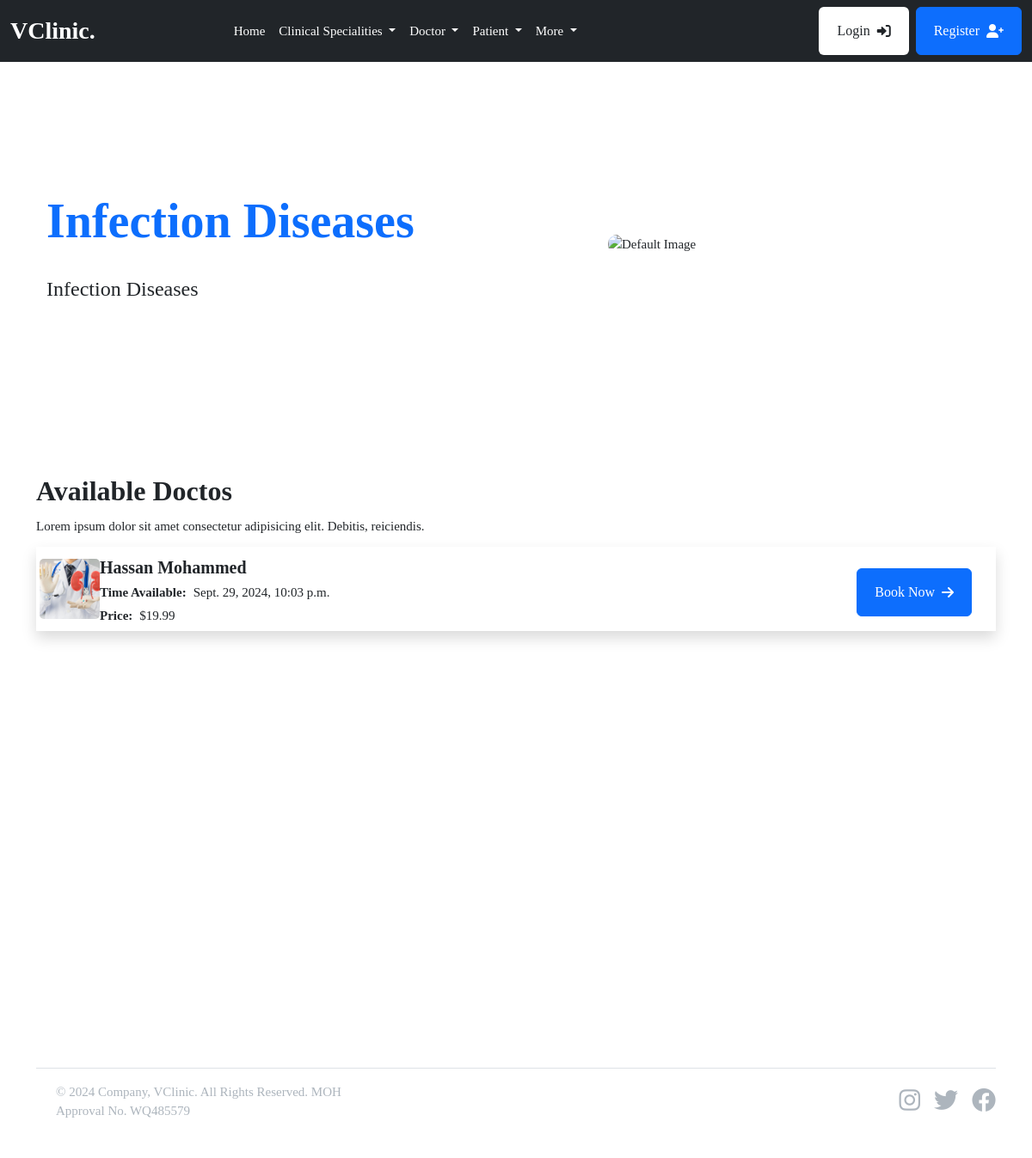
The page /service/1/ on the database its author committed.
### mainapp/models.py (models this page shows, shortened)
class Service(models.Model):
    image = models.FileField(upload_to="images", null=True, blank=True)
    name = models.CharField(max_length=255)         # name of clinical specialitis
    description = models.TextField(blank=True, null=True)       # description of clinical specialitis
    cost = models.DecimalField(max_digits=10, decimal_places=2)         # How mush the clinical specialitis cost
    available_doctors = models.ManyToManyField(doctor_models.Doctor, blank=True)        #every clinical specialitis have many doctors

### doctorapp/models.py (models this page shows, shortened)
class Doctor(models.Model):         #create a new model from scratch
    user = models.OneToOneField(userauth_models.User, on_delete=models.CASCADE)  #when we delete this user , we delete doctor, there should be only one doctor that has one user model
    image = models.FileField(upload_to='images', blank=True, null=True)
    full_name = models.CharField(max_length=100, blank=True, null=True)
    mobile = models.CharField(max_length=15, blank=True, null=True)
    country = models.CharField(max_length=100, null=True, blank=True)
    bio = models.CharField(max_length=100, null=True, blank=True)
    specializations = models.CharField(max_length=100, null=True, blank=True)
    qualifications = models.CharField(max_length=100, null=True, blank=True)
    years_of_experience = models.CharField(max_length=100, null=True, blank=True)
    next_available_appointment_date = models.DateTimeField(default=timezone.now, null=True, blank=True)

### mainapp/views.py (the view)
# urls.py: path("service/<service_id>/", views.service_detail, name="service_detail"),
def service_detail(request, service_id):
    service = base_models.Service.objects.get(id=service_id)    #acquire service from the database, use get because it get just one item
    context = {
        "service": service
    }
    return render(request, "mainapp/service_detail.html", context)

### templates/mainapp/service_detail.html
<!DOCTYPE html>
{% extends 'partials/base.html' %}
{% block content %}
<section class="container">
    <div class="row d-flex justify-content-center align-items-center">
        <div class="col-12 col-lg-7 p-4 rounded-3 bg-white">
            <h1 class="display-4 fw-bold mt-5">
                <span class="text-primary"><b>{{service.name}}</b></span>
            </h1>
            <p class="fs-4 mt-4">{{service.description}}</p>
        </div>
        <div class="col-12 col-lg-5">
            {% if service.image %}
                <img class="img-fluid mt-4" style="width: 100%; height: 350px; object-fit: cover; border-radius: 10px" src="{{ service.image.url }}" alt="Service Image" />
            {% else %}
                <img class="img-fluid mt-4" style="width: 100%; height: 350px; object-fit: cover; border-radius: 10px" src="/static/images/default-image.jpg" alt="Default Image" />
            {% endif %}
        </div>
    </div>
</section>
<section class="container">
    <div class="">
        <h2 class="">Available Doctos</h2>
        <p>Lorem ipsum dolor sit amet consectetur adipisicing elit. Debitis, reiciendis.</p>
    </div>
    <div class="">
        {% for d in service.available_doctors.all %}
            <div class="p-1 mb-4 shadow d-flex align-items-center">
                <a href="course-detail.html">
                    <img src="{{d.image.url}}" alt="course" style="width: 70px; height: 70px; object-fit: cover; border-radius: 5px;" class="card-img-top" />
                </a>
                <div class="card-body">
                    <div class="mt-2 d-flex justify-content-between align-items-center">
                        <div>
                            <h5 class="mb-1 text-truncate-line-2"><a href="course-detail.html" class="text-inherit text-dark text-decoration-none">{{d.full_name}}</a></h5>
                            <div class="d-flex gap-2">
                                <p class="fw-semibold mt-0 mb-0">Time Available:</p>
                                <p class="mt-0 mb-0">{{d.next_available_appointment_date}}</p>
                            </div>
                            <div class="d-flex gap-2">
                                <p class="fw-semibold mt-0 mb-0">Price:</p>
                                <p class="mt-0 mb-0">${{service.cost}}</p>
                            </div>
                        </div>
                        <div>
                            <a href="{% url 'mainapp:book_appointment' service.id d.id %}" class="btn btn-primary me-4">Book Now <i class="fas fa-arrow-right ms-2"></i></a>
                        </div>
                    </div>
                </div>
            </div>
        {% endfor %}
    </div>
</section>
{% endblock content %}

### static/assets/css/style.css (style rules this page uses)
body { background: #ffffff; color: var(--bs-body-color); font-size: 15px; font-family: var(--body-font-family); margin: 0; overflow-x: hidden !important; font-weight: 400; }
.p, p { line-height: 1.8; color: var(--paragraphColor); }
a { text-decoration: none; color: #022f5d; }
section { padding: 80px 0 80px; }
h1, h2, h3, h4, h5, h6 { color: var(--headingColor); font-weight: 700; font-family: var(heading-font-family); }
.btn { padding: 10px 20px; height: 56px; display: inline-flex; align-items: center; justify-content: center; cursor: pointer; transition: all ease 0.4s; border-radius: 0.375rem; overflow: hidden; animation-delay: 0.7s; animation-duration: 0.5s; position: relative; }
.btn::after { background-color: rgba(255, 255, 255, 0.76); content: ""; height: 150px; left: -75px; position: absolute; top: -35px; transform: rotate(35deg); transition: all 1600ms cubic-bezier(0.19, 1, 0.22, 1); width: 40px; opacity: 0; }
p, ul, ol, dl, dt, dd, blockquote, address { margin: 0 0 10px; }
.bg-white { background-color: var(--bs-white) !important; }

### rows shown on the page
Service: name "Infection Diseases", description "Infection Diseases", cost "19.99"
Doctor: image (picture), full_name "Hassan Mohammed", next_available_appointment_date "Sept. 29, 2024, 10:03 p.m."
